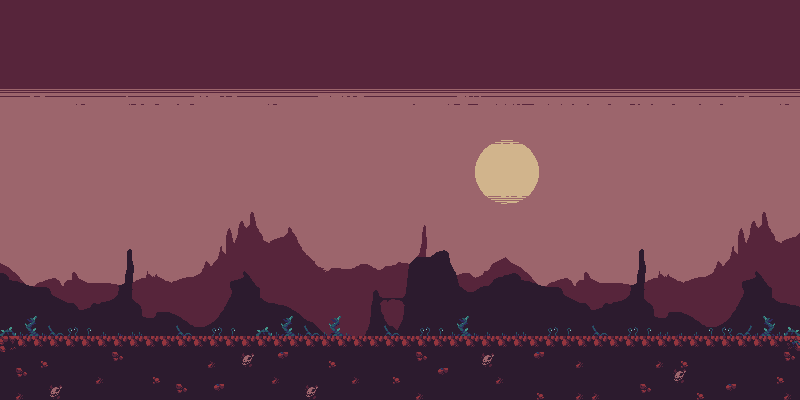

Below is a game level as drawn by its tile map, then a one-line description and the .tmx that defines it (tile-layer data replaced by summaries):
An orthogonal 50x25 tile map with 16x16 px tiles, 5 tile layers (backgound1, backgound2, backgound3, floor, ...), 4 tilesets.

<map version="1.10" tiledversion="1.10.2" orientation="orthogonal" renderorder="right-down" width="50" height="25" tilewidth="16" tileheight="16" infinite="0" nextlayerid="6" nextobjectid="1">
 <tileset firstgid="1" source="Wasteland_Sky.tsx" />
 <tileset firstgid="513" source="Wasteland_Mountains_1.tsx" />
 <tileset firstgid="1025" source="Wasteland_Mountains_2.tsx" />
 <tileset firstgid="1537" source="Wasteland-Files.tsx" />
 <layer id="1" name="backgound1" width="50" height="25">
  <data>[1250 cells, 1048 non-empty, 618 distinct tile ids]</data>
 </layer>
 <layer id="2" name="backgound2" width="50" height="25">
  <data>[1250 cells, 600 non-empty, 320 distinct tile ids]</data>
 </layer>
 <layer id="3" name="backgound3" width="50" height="25">
  <data>[1250 cells, 550 non-empty, 352 distinct tile ids]</data>
 </layer>
 <layer id="4" name="floor" width="50" height="25">
  <data>[1250 cells, 86 non-empty, 8 distinct tile ids]</data>
 </layer>
 <layer id="5" name="decorations" width="50" height="25">
  <data>[1250 cells, 54 non-empty, 13 distinct tile ids]</data>
 </layer>
</map>
